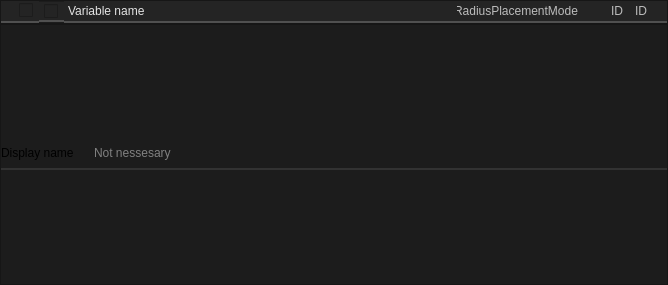
<?xml version="1.0" encoding="UTF-8"?>
<ui version="4.0">
 <class>Form</class>
 <widget class="QWidget" name="Form">
  <property name="geometry">
   <rect>
    <x>0</x>
    <y>0</y>
    <width>668</width>
    <height>285</height>
   </rect>
  </property>
  <property name="windowTitle">
   <string>Form</string>
  </property>
  <property name="styleSheet">
   <string notr="true">background-color: #1C1C1C;</string>
  </property>
  <layout class="QVBoxLayout" name="verticalLayout">
   <property name="spacing">
    <number>0</number>
   </property>
   <property name="leftMargin">
    <number>0</number>
   </property>
   <property name="topMargin">
    <number>0</number>
   </property>
   <property name="rightMargin">
    <number>0</number>
   </property>
   <property name="bottomMargin">
    <number>0</number>
   </property>
   <item>
    <widget class="QFrame" name="frame">
     <property name="maximumSize">
      <size>
       <width>16777215</width>
       <height>24</height>
      </size>
     </property>
     <property name="frameShape">
      <enum>QFrame::Shape::StyledPanel</enum>
     </property>
     <property name="frameShadow">
      <enum>QFrame::Shadow::Raised</enum>
     </property>
     <layout class="QHBoxLayout" name="horizontalLayout">
      <property name="spacing">
       <number>0</number>
      </property>
      <property name="leftMargin">
       <number>0</number>
      </property>
      <property name="topMargin">
       <number>0</number>
      </property>
      <property name="rightMargin">
       <number>0</number>
      </property>
      <property name="bottomMargin">
       <number>0</number>
      </property>
      <item>
       <widget class="QLabel" name="label">
        <property name="styleSheet">
         <string notr="true">image: url(:/icons/more_vert.png);
padding-left: 3px;
padding-right: 3px;
    border: 2px solid #CCCCCC;
	border-top: 0px;
	border-left: 0px;
	border-right: 0px;
    border-color: rgba(80, 80, 80, 255);
    border-radius: 0px;
background-color: #242424;</string>
        </property>
        <property name="text">
         <string/>
        </property>
       </widget>
      </item>
      <item>
       <widget class="QCheckBox" name="show_child">
        <property name="toolTip">
         <string>&lt;html&gt;&lt;head/&gt;&lt;body&gt;&lt;p&gt;&lt;span style=&quot; font-size:8pt; font-weight:400;&quot;&gt;Show child&lt;/span&gt;&lt;/p&gt;&lt;/body&gt;&lt;/html&gt;</string>
        </property>
        <property name="styleSheet">
         <string notr="true">QCheckBox::indicator:checked {
    
image: url(://icons/arrow_drop_down.png);
	height:14px;
	width:14px;
}

QCheckBox::indicator:unchecked {
    image: url(://icons/arrow_drop_right.png);
	height:14px;
	width:14px;
}
QCheckBox {
    font: 700 10pt &quot;Segoe UI&quot;;
    border: 2px solid black;
    border-radius: 0px;
    border-color: rgba(80, 80, 80, 255);
    height:14px;
    padding-top: 2px;
    padding-bottom:4px;
    color: #E3E3E3;
background-color: #242424;
    padding-left: 4px;
}
QCheckBox:hover {
    background-color: #414956;
    color: white;
}
QCheckBox{
	padding-left:5px;
	border-left: 0px solid black;
border-right: 0px solid black;
border-top: 0px solid black;
}</string>
        </property>
        <property name="text">
         <string/>
        </property>
        <property name="checked">
         <bool>false</bool>
        </property>
        <property name="tristate">
         <bool>false</bool>
        </property>
       </widget>
      </item>
      <item>
       <widget class="QCheckBox" name="visible_in_editor">
        <property name="toolTip">
         <string>&lt;html&gt;&lt;head/&gt;&lt;body&gt;&lt;p&gt;&lt;span style=&quot; font-size:8pt; font-weight:400;&quot;&gt;Show in editor&lt;/span&gt;&lt;/p&gt;&lt;/body&gt;&lt;/html&gt;</string>
        </property>
        <property name="styleSheet">
         <string notr="true">QCheckBox::indicator:checked {
    image: url(://icons/visibility_24dp_9D9D9D_FILL0_wght400_GRAD0_opsz24.png);
	height:16px;
	width:16px;
}

QCheckBox::indicator:unchecked {
    image: url(://icons/visibility_off_24dp_9D9D9D_FILL0_wght400_GRAD0_opsz24.png); 
	height:16px;
	width:16px;
}


QCheckBox {
    font: 700 10pt &quot;Segoe UI&quot;;
    border: 2px solid black;
    border-radius: 0px;
    border-color: rgba(80, 80, 80, 255);
    height:14px;
    padding-top: 2px;
    padding-bottom:2px;
    color: #E3E3E3;
    padding-left: 4px;
background-color: #242424;
}
QCheckBox:hover {
    background-color: #414956;
    color: white;
}
QCheckBox{
	padding-left:5px;
	border-left: 0px solid black;
border-right: 0px solid black;
border-top: 0px solid black;
}</string>
        </property>
        <property name="text">
         <string/>
        </property>
        <property name="checked">
         <bool>false</bool>
        </property>
        <property name="autoRepeat">
         <bool>false</bool>
        </property>
        <property name="autoExclusive">
         <bool>false</bool>
        </property>
        <property name="tristate">
         <bool>false</bool>
        </property>
       </widget>
      </item>
      <item>
       <widget class="QLineEdit" name="variable_name">
        <property name="toolTip">
         <string>&lt;html&gt;&lt;head/&gt;&lt;body&gt;&lt;p&gt;Variable name and display name&lt;/p&gt;&lt;/body&gt;&lt;/html&gt;</string>
        </property>
        <property name="styleSheet">
         <string notr="true">QLineEdit {
	font: 8pt &quot;Segoe UI&quot;;
    border: 2px solid #CCCCCC;
	border-top: 0px;
	border-left: 0px;
	border-right: 0px;
    border-color: rgba(80, 80, 80, 255);
    border-radius: 0px;
    padding: 2px;
color: #E3E3E3;
background-color: #242424;
}
QLineEdit:focus {
    border-color: rgba(80, 80, 80, 255);
}
QLineEdit::selection {
    background-color: #414956;
    color: white;
}

</string>
        </property>
        <property name="inputMethodHints">
         <set>Qt::InputMethodHint::ImhLatinOnly|Qt::InputMethodHint::ImhLowercaseOnly</set>
        </property>
        <property name="text">
         <string>Variable name</string>
        </property>
        <property name="maxLength">
         <number>86</number>
        </property>
        <property name="readOnly">
         <bool>false</bool>
        </property>
       </widget>
      </item>
      <item>
       <widget class="QLineEdit" name="variable_class">
        <property name="sizePolicy">
         <sizepolicy hsizetype="Preferred" vsizetype="Preferred">
          <horstretch>0</horstretch>
          <verstretch>0</verstretch>
         </sizepolicy>
        </property>
        <property name="minimumSize">
         <size>
          <width>128</width>
          <height>0</height>
         </size>
        </property>
        <property name="maximumSize">
         <size>
          <width>128</width>
          <height>16777215</height>
         </size>
        </property>
        <property name="contextMenuPolicy">
         <enum>Qt::ContextMenuPolicy::NoContextMenu</enum>
        </property>
        <property name="toolTip">
         <string>&lt;html&gt;&lt;head/&gt;&lt;body&gt;&lt;p&gt;class&lt;/p&gt;&lt;/body&gt;&lt;/html&gt;</string>
        </property>
        <property name="styleSheet">
         <string notr="true">QLineEdit {
	font: 8pt &quot;Segoe UI&quot;;
    border: 2px solid #CCCCCC;
	border-top: 0px;
	border-left: 0px;
	border-right: 0px;
    border-color: rgba(80, 80, 80, 255);
    border-radius: 0px;
    padding: 2px;
	color: rgb(188, 188, 188);
	background-color: #242424;
}
QLineEdit:focus {
    border-color: rgba(80, 80, 80, 255);
}
QLineEdit::selection {
    background-color: #414956;
    color: white;
}

</string>
        </property>
        <property name="text">
         <string>RadiusPlacementMode</string>
        </property>
        <property name="maxLength">
         <number>64</number>
        </property>
        <property name="alignment">
         <set>Qt::AlignmentFlag::AlignRight|Qt::AlignmentFlag::AlignTrailing|Qt::AlignmentFlag::AlignVCenter</set>
        </property>
        <property name="readOnly">
         <bool>true</bool>
        </property>
       </widget>
      </item>
      <item>
       <widget class="QToolButton" name="change_class">
        <property name="styleSheet">
         <string notr="true">

QToolButton {
    font: 700 10pt &quot;Segoe UI&quot;;
    border: 2px solid black;
    border-radius: 0px;
    border-color: rgba(80, 80, 80, 255);
    height:14px;
    padding-top: 2px;
    padding-bottom:2px;
    color: #E3E3E3;
    padding-left: 4px;
background-color: #242424;
}
QToolButton:hover {
    background-color: #414956;
    color: white;
}
QToolButton{
	padding-left:5px;
	border-left: 0px solid black;
border-right: 0px solid black;
border-top: 0px solid black;
}</string>
        </property>
        <property name="text">
         <string/>
        </property>
        <property name="icon">
         <iconset resource="../resources.qrc">
          <normaloff>:/icons/edit_16dp_9D9D9D_FILL0_wght400_GRAD0_opsz20.svg</normaloff>:/icons/edit_16dp_9D9D9D_FILL0_wght400_GRAD0_opsz20.svg</iconset>
        </property>
       </widget>
      </item>
      <item>
       <widget class="QLineEdit" name="id_display_label">
        <property name="maximumSize">
         <size>
          <width>24</width>
          <height>16777215</height>
         </size>
        </property>
        <property name="toolTip">
         <string>&lt;html&gt;&lt;head/&gt;&lt;body&gt;&lt;p&gt;class&lt;/p&gt;&lt;/body&gt;&lt;/html&gt;</string>
        </property>
        <property name="styleSheet">
         <string notr="true">QLineEdit {
	font: 8pt &quot;Segoe UI&quot;;
    border: 2px solid #CCCCCC;
	border-top: 0px;
	border-left: 0px;
	border-right: 0px;
    border-color: rgba(80, 80, 80, 255);
    border-radius: 0px;
    padding: 2px;
	color: rgb(188, 188, 188);
	background-color: #242424;
}
QLineEdit:focus {
    border-color: rgba(80, 80, 80, 255);
}
QLineEdit::selection {
    background-color: #414956;
    color: white;
}

</string>
        </property>
        <property name="text">
         <string>ID</string>
        </property>
        <property name="maxLength">
         <number>64</number>
        </property>
        <property name="readOnly">
         <bool>true</bool>
        </property>
       </widget>
      </item>
      <item>
       <widget class="QLineEdit" name="id_display">
        <property name="maximumSize">
         <size>
          <width>36</width>
          <height>16777215</height>
         </size>
        </property>
        <property name="toolTip">
         <string>&lt;html&gt;&lt;head/&gt;&lt;body&gt;&lt;p&gt;class&lt;/p&gt;&lt;/body&gt;&lt;/html&gt;</string>
        </property>
        <property name="styleSheet">
         <string notr="true">QLineEdit {
	font: 8pt &quot;Segoe UI&quot;;
    border: 2px solid #CCCCCC;
	border-top: 0px;
	border-left: 0px;
	border-right: 0px;
    border-color: rgba(80, 80, 80, 255);
    border-radius: 0px;
    padding: 2px;
	color: rgb(188, 188, 188);
	background-color: #242424;
}
QLineEdit:focus {
    border-color: rgba(80, 80, 80, 255);
}
QLineEdit::selection {
    background-color: #414956;
    color: white;
}

</string>
        </property>
        <property name="text">
         <string>ID</string>
        </property>
        <property name="maxLength">
         <number>64</number>
        </property>
        <property name="readOnly">
         <bool>true</bool>
        </property>
       </widget>
      </item>
     </layout>
    </widget>
   </item>
   <item>
    <widget class="QFrame" name="frame_layout">
     <property name="frameShape">
      <enum>QFrame::Shape::StyledPanel</enum>
     </property>
     <property name="frameShadow">
      <enum>QFrame::Shadow::Raised</enum>
     </property>
     <layout class="QVBoxLayout" name="verticalLayout_2">
      <property name="spacing">
       <number>0</number>
      </property>
      <property name="leftMargin">
       <number>0</number>
      </property>
      <property name="topMargin">
       <number>0</number>
      </property>
      <property name="rightMargin">
       <number>0</number>
      </property>
      <property name="bottomMargin">
       <number>0</number>
      </property>
      <item>
       <layout class="QVBoxLayout" name="layout">
        <property name="spacing">
         <number>0</number>
        </property>
        <property name="sizeConstraint">
         <enum>QLayout::SizeConstraint::SetDefaultConstraint</enum>
        </property>
        <item>
         <widget class="QFrame" name="frame_3">
          <property name="maximumSize">
           <size>
            <width>16777215</width>
            <height>32</height>
           </size>
          </property>
          <property name="styleSheet">
           <string notr="true">.QFrame {
    font: 580 10pt &quot;Segoe UI&quot;;
    border: 2px solid black;
    border-radius: 0px;
    border-left: 0px;
    border-right: 0px;
	border-top: 0px;
    border-color: rgba(50, 50, 50, 255);
    color: #E3E3E3;
    background-color: #1C1C1C;
}

.QFrame::hover {
}
.QFrame::selected {
    background-color: #414956;
}</string>
          </property>
          <property name="frameShape">
           <enum>QFrame::Shape::StyledPanel</enum>
          </property>
          <property name="frameShadow">
           <enum>QFrame::Shadow::Raised</enum>
          </property>
          <property name="lineWidth">
           <number>0</number>
          </property>
          <layout class="QHBoxLayout" name="horizontalLayout_2">
           <property name="spacing">
            <number>16</number>
           </property>
           <property name="leftMargin">
            <number>0</number>
           </property>
           <property name="topMargin">
            <number>0</number>
           </property>
           <property name="rightMargin">
            <number>0</number>
           </property>
           <property name="bottomMargin">
            <number>0</number>
           </property>
           <item>
            <widget class="QLabel" name="label_2">
             <property name="styleSheet">
              <string notr="true">border:0px;
background-color: rgba(255, 255, 255, 0);
font: 8pt &quot;Segoe UI&quot;;

</string>
             </property>
             <property name="text">
              <string>Display name</string>
             </property>
            </widget>
           </item>
           <item>
            <widget class="QLineEdit" name="varialbe_display_name">
             <property name="styleSheet">
              <string notr="true">QLineEdit {
    border: 0px solid #CCCCCC;
    border-color: rgba(80, 80, 80, 255);
    border-radius: 2px;
    padding: 2px;
    color: #E3E3E3;
background-color: #1C1C1C;

}
</string>
             </property>
             <property name="placeholderText">
              <string>Not nessesary</string>
             </property>
            </widget>
           </item>
          </layout>
         </widget>
        </item>
       </layout>
      </item>
     </layout>
    </widget>
   </item>
  </layout>
 </widget>
 <resources>
  <include location="../resources.qrc"/>
 </resources>
 <connections/>
</ui>
